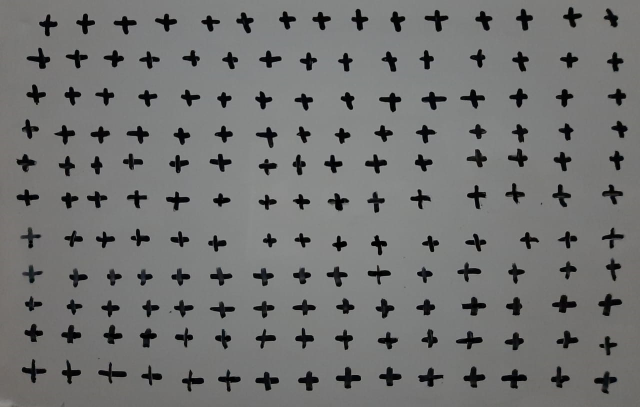
#> input picture AvanceEntrenamiento/Operaciones/sumas1.jpg, 1280 x 814 px, found by its file name (shown at 1/2 size)
$ python extraccion.py
#> lines starting #> are read from the running program, lines starting #| are printed output that depends on the picture; after the words box and inside, x2 and y2 are one past the last pixel; in counts of white or black regions, pixels touching at a corner belong together
import numpy
import cv2
from scipy.io import loadmat, savemat

def extraerEntradasPrueba (nomImagen):
    ### Limpieza
#> called with nomImagen = 'sumas1.jpg'
    imagen = cv2.imread(nomImagen)
#> imagen is the input picture: shape (814, 1280, 3); mean B, G, R 113.8, 114.8, 114.1
    imagenGris = cv2.cvtColor(imagen, cv2.COLOR_RGB2GRAY)
    imagenGris = cv2.GaussianBlur(imagenGris, (5,5), 0)

    ret, imagenBN = cv2.threshold(imagenGris, 90, 225, cv2.THRESH_BINARY_INV)
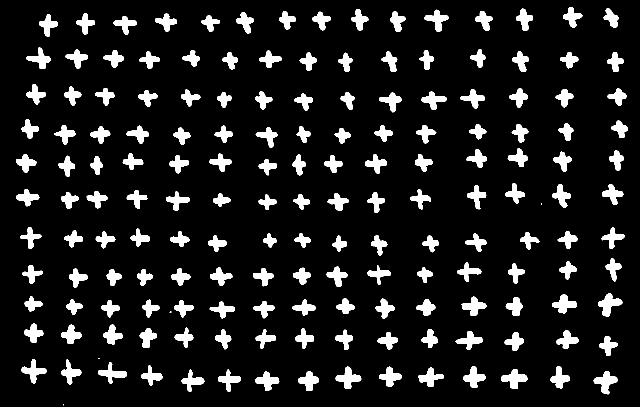
#> imagenBN: shape (814, 1280) (shown at 1/2 size); values 0 (black) and 225 (white), 10.7% white; 169 white regions (4 under 20 px)
    ### Encontrar Bordes
    grupos, i = cv2.findContours(imagenBN.copy(), cv2.RETR_EXTERNAL, cv2.CHAIN_APPROX_SIMPLE)
#> grupos = 169 contours, 4 with area under 20; largest, box (x1, y1, x2, y2) and area: (1196, 587, 1245, 633) 997, (1187, 742, 1235, 789) 965, (1002, 738, 1055, 778) 954, (671, 733, 723, 778) 944, (1104, 589, 1154, 627) 877; i = 169 rows, first 6: [1, -1, -1, -1], [2, 0, -1, -1], [3, 1, -1, -1], [4, 2, -1, -1], [5, 3, -1, -1], [6, 4, -1, -1]
    ventanas = [cv2.boundingRect(g) for g in grupos]
#> ventanas = 169 items, first 6: (126, 808, 2, 3), (510, 743, 49, 39), (1187, 742, 48, 47), (596, 742, 42, 40), (436, 739, 46, 45), (363, 739, 46, 45)
    ### Encuadre
    indice = 0
    Xs = []
    for g in ventanas:
        #print(indice)
        cv2.rectangle(imagen, (g[0], g[1]), (g[0]+g[2], g[1]+g[3]),(255,0,0),2)
        l = int(g[3] * 1.6)
        p1 = int(g[1] + g[3] // 2) - l // 2
        p2 = int(g[0] + g[2] // 2) - l // 2
        digito = imagenBN[p1: p1+l, p2: p2+l]
        if(digito.shape[1] != 0 and digito.shape[0] != 0 ):
            #print(digito.shape)
            digito = cv2.resize(digito, (20,20), interpolation = cv2.INTER_AREA)
            digito = cv2.dilate(digito, (3,3))
            #cv2.imshow("d", digito)
            #cv2.waitKey()
            Xs += [digito.T.flatten()]
        indice+=1
#> this loop made 169 passes
#> (g, l, p1, p2) on passes 1 to 3: ((126, 808, 2, 3), 4, 807, 125), ((510, 743, 49, 39), 62, 731, 503), ((1187, 742, 48, 47), 75, 728, 1174)
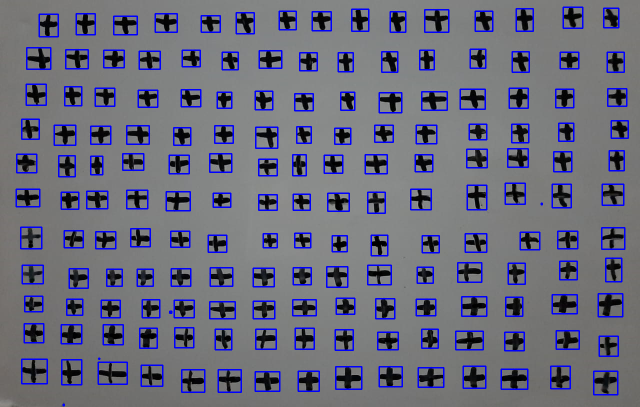
#> imagen: shape (814, 1280, 3) (shown at 1/2 size); 7.26% of pixels changed, all inside (x1, y1, x2, y2) = (31, 13, 1258, 813)
#> after the loop, Xs = 169 items; indice = 169
    cv2.imshow("Digitos", imagen)
    cv2.waitKey()
    return (numpy.array(Xs))

sumas = extraerEntradasPrueba("sumas1.jpg")
restas = extraerEntradasPrueba("restas.jpg")
#> call 2 of extraerEntradasPrueba, with nomImagen = 'restas.jpg'
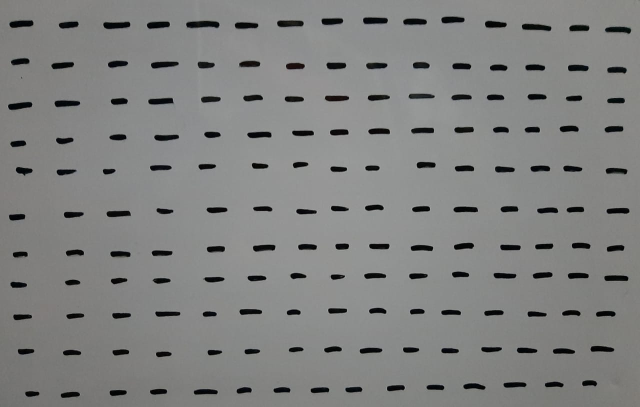
#> input picture AvanceEntrenamiento/Operaciones/restas.jpg, 1280 x 814 px, found by its file name (shown at 1/2 size)
#> in extraerEntradasPrueba, imagen is the input picture: shape (814, 1280, 3); mean B, G, R 128.4, 129.6, 128.8
#> in extraerEntradasPrueba (call 2), `ret, imagenBN = cv2.threshold(imagenGris, 90, 225, cv2.THRESH_BINARY_I..`:
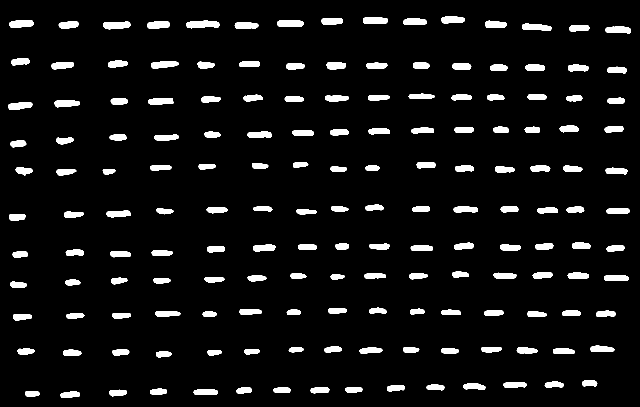
#> imagenBN: shape (814, 1280) (shown at 1/2 size); values 0 (black) and 225 (white), 6.5% white; 165 white regions
#> in extraerEntradasPrueba (call 2), `grupos, i = cv2.findContours(imagenBN.copy(), cv2.RETR_EXTERNAL, cv2.C..`: grupos = 165 contours; largest, box (x1, y1, x2, y2) and area: (372, 41, 439, 57) 746, (206, 43, 261, 59) 621, (1044, 47, 1103, 62) 598, (18, 40, 67, 56) 576, (554, 41, 607, 54) 572; i = 165 rows, first 6: [1, -1, -1, -1], [2, 0, -1, -1], [3, 1, -1, -1], [4, 2, -1, -1], [5, 3, -1, -1], [6, 4, -1, -1]
#> in extraerEntradasPrueba (call 2), `ventanas = [cv2.boundingRect(g) for g in grupos]`: ventanas = 165 items, first 6: (121, 783, 39, 13), (50, 782, 29, 12), (219, 779, 35, 14), (387, 778, 49, 12), (300, 777, 34, 13), (691, 774, 34, 12)
#> the loop in extraerEntradasPrueba (call 2), `for g in ventanas:` made 165 passes
#> (g, l, p1, p2) on passes 1 to 3: ((121, 783, 39, 13), 20, 779, 130), ((50, 782, 29, 12), 19, 779, 55), ((219, 779, 35, 14), 22, 775, 225)
#> after the loop in extraerEntradasPrueba (call 2), `for g in ventanas:`:
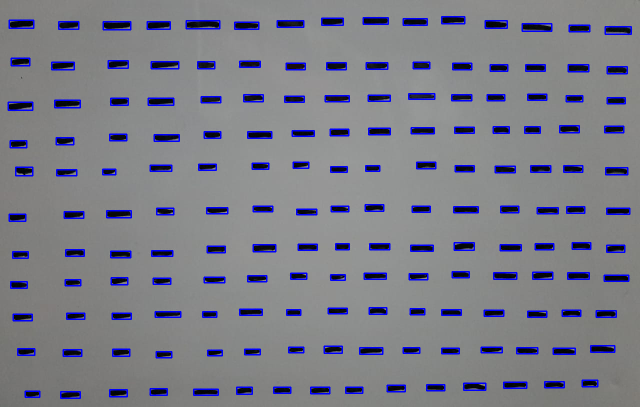
#> imagen: shape (814, 1280, 3) (shown at 1/2 size); 4.89% of pixels changed, all inside (x1, y1, x2, y2) = (15, 32, 1264, 798)
#> in extraerEntradasPrueba (call 2), `return (numpy.array(Xs))`:
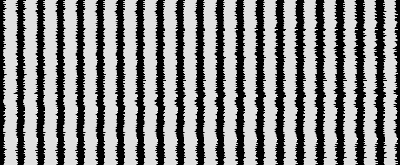
#> returned value: shape (165, 400); min 0, max 225, mean 139.6
print("sumas y restas: ",sumas.shape,restas.shape)
#| sumas y restas:  (169, 400) (165, 400)
ys = numpy.array([(lambda i: 11 if(i<sumas.shape[0]) else 12)(i) for i in range(sumas.shape[0]+restas.shape[0])])
xs = numpy.append(sumas, restas, axis= 0)
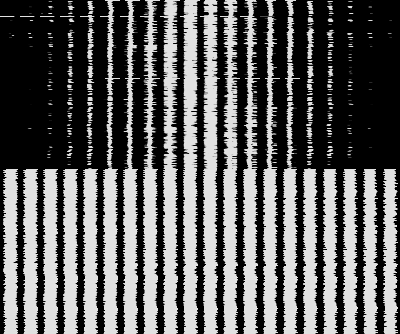
#> xs: shape (334, 400); min 0, max 225, mean 94.6
print("entradas y etiquetas: ",xs.shape,ys.shape)
#| entradas y etiquetas:  (334, 400) (334,)
#> (the run stopped early here; a loop or call above may not have finished)
